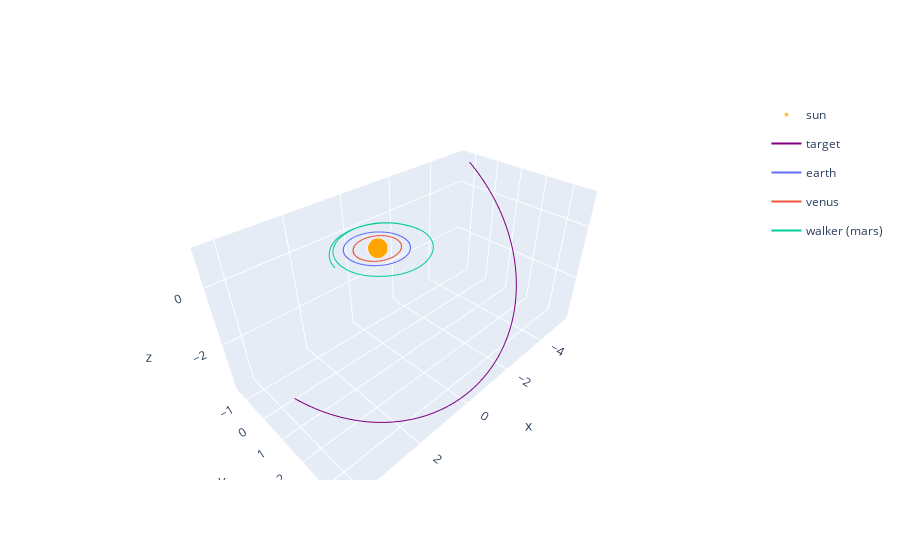

Notebook source saved alongside this figure:
### Code cell
plotter = cplot.Plotter({'env': tf_env})
plotter.draw("3d", zrange=None)

### Figure 1 — Plotly figure (JSON) as saved in the notebook; plotly's stock layout.template omitted (floating-point values rounded to 4 significant figures; data arrays with more than 128 entries replaced by an {"elided": "..."} marker saying what was removed)
{"data": [{"hovertemplate": "body=sun<br>x=%{x}<br>y=%{y}<br>z=%{z}<br>size=%{marker.size}<extra></extra>", "legendgroup": "sun", "marker": {"color": "orange", "size": {"elided": "1001 int values"}, "sizemode": "area", "sizeref": 0.0125, "symbol": "circle"}, "mode": "markers", "name": "sun", "scene": "scene", "showlegend": true, "type": "scatter3d", "x": {"elided": "1001 float values"}, "y": {"elided": "1001 float values"}, "z": {"elided": "1001 float values"}}, {"hovertemplate": "body=target<br>x=%{x}<br>y=%{y}<br>z=%{z}<extra></extra>", "legendgroup": "target", "line": {"color": "purple", "dash": "solid"}, "marker": {"symbol": "circle"}, "mode": "lines", "name": "target", "scene": "scene", "showlegend": true, "type": "scatter3d", "x": {"elided": "2002 float values"}, "y": {"elided": "2002 float values"}, "z": {"elided": "2002 float values"}}, {"hovertemplate": "body=earth<br>x=%{x}<br>y=%{y}<br>z=%{z}<extra></extra>", "legendgroup": "earth", "line": {"color": "#636efa", "dash": "solid"}, "marker": {"symbol": "circle"}, "mode": "lines", "name": "earth", "scene": "scene", "showlegend": true, "type": "scatter3d", "x": {"elided": "1001 float values"}, "y": {"elided": "1001 float values"}, "z": {"elided": "1001 float values"}}, {"hovertemplate": "body=venus<br>x=%{x}<br>y=%{y}<br>z=%{z}<extra></extra>", "legendgroup": "venus", "line": {"color": "#EF553B", "dash": "solid"}, "marker": {"symbol": "circle"}, "mode": "lines", "name": "venus", "scene": "scene", "showlegend": true, "type": "scatter3d", "x": {"elided": "1001 float values"}, "y": {"elided": "1001 float values"}, "z": {"elided": "1001 float values"}}, {"hovertemplate": "body=walker (mars)<br>x=%{x}<br>y=%{y}<br>z=%{z}<extra></extra>", "legendgroup": "walker (mars)", "line": {"color": "#00cc96", "dash": "solid"}, "marker": {"symbol": "circle"}, "mode": "lines", "name": "walker (mars)", "scene": "scene", "showlegend": true, "type": "scatter3d", "x": {"elided": "1001 float values"}, "y": {"elided": "1001 float values"}, "z": {"elided": "1001 float values"}}], "layout": {"scene": {"zaxis": {"nticks": 4}}}}
